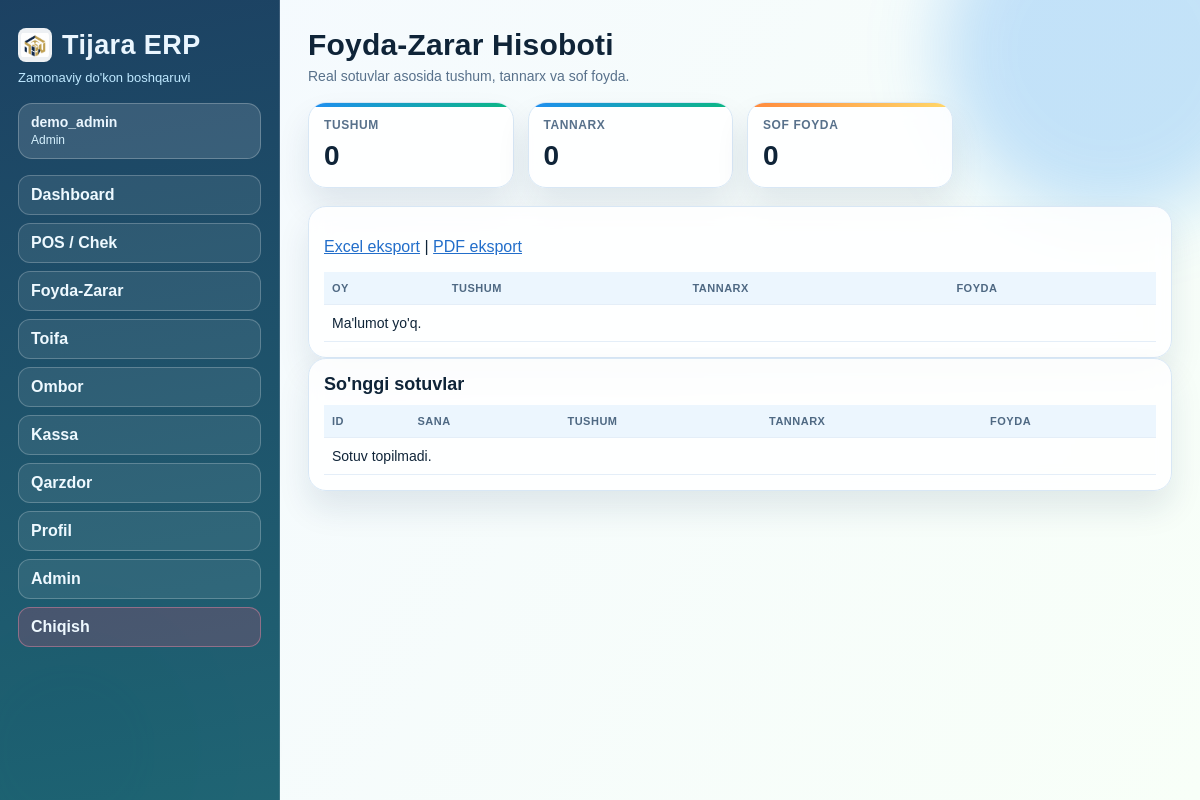
Page /savdo/profit/ (signed in) on the earlier database version.
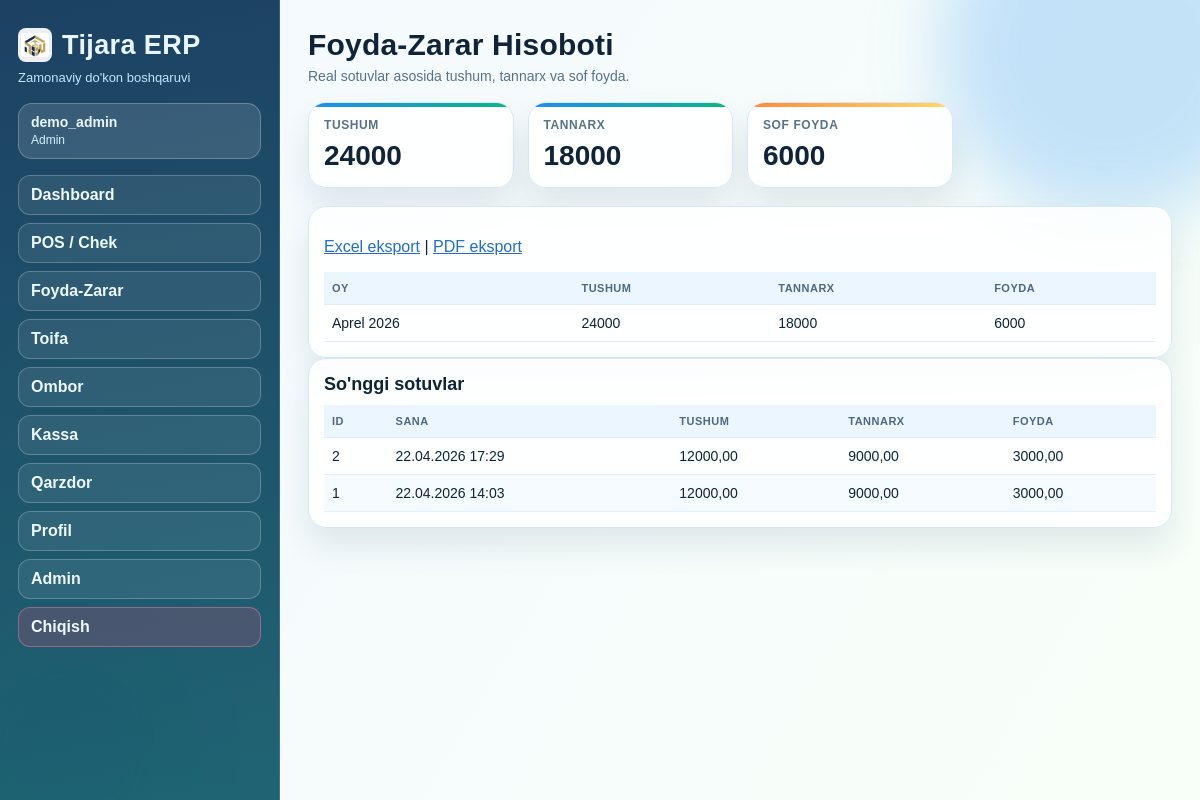
Same page on the later database version.
### savdo/models.py (models this page shows, shortened)
class Sale(models.Model):
    customer_name = models.CharField(max_length=150, blank=True)
    note = models.CharField(max_length=255, blank=True)
    sold_at = models.DateTimeField(default=timezone.now)
    operator = models.ForeignKey(
        settings.AUTH_USER_MODEL, null=True, blank=True, on_delete=models.SET_NULL, related_name="sales"
    )
    cash_account = models.ForeignKey(
        CashAccount, on_delete=models.PROTECT, related_name="sales", null=True, blank=True
    )
    total_amount = models.DecimalField(max_digits=14, decimal_places=2, default=0)
    total_cost = models.DecimalField(max_digits=14, decimal_places=2, default=0)
    profit_amount = models.DecimalField(max_digits=14, decimal_places=2, default=0)
    is_finalized = models.BooleanField(default=False)
    finalized_at = models.DateTimeField(null=True, blank=True)
    created_at = models.DateTimeField(auto_now_add=True)
    class Meta:
        ordering = ["-sold_at"]
        verbose_name = "Sotuv"
        verbose_name_plural = "Sotuvlar"

### savdo/views.py (the view)
# urls.py: path("profit/", views.profit_report, name="web-profit"),
@login_required
def profit_report(request):
    money_field = DecimalField(max_digits=14, decimal_places=2)
    money_zero = Value(0, output_field=money_field)
    totals = Sale.objects.filter(is_finalized=True).aggregate(
        revenue=Coalesce(Sum("total_amount", output_field=money_field), money_zero, output_field=money_field),
        cost=Coalesce(Sum("total_cost", output_field=money_field), money_zero, output_field=money_field),
        profit=Coalesce(Sum("profit_amount", output_field=money_field), money_zero, output_field=money_field),
    )
    by_month = (
        Sale.objects.filter(is_finalized=True)
        .annotate(month=TruncMonth("sold_at"))
        .values("month")
        .annotate(
            revenue=Coalesce(Sum("total_amount", output_field=money_field), money_zero, output_field=money_field),
            cost=Coalesce(Sum("total_cost", output_field=money_field), money_zero, output_field=money_field),
            profit=Coalesce(Sum("profit_amount", output_field=money_field), money_zero, output_field=money_field),
        )
        .order_by("-month")[:12]
    )
    recent_sales = Sale.objects.filter(is_finalized=True).order_by("-sold_at")[:20]
    return render(
        request,
        "profit_report.html",
        {"totals": totals, "by_month": by_month, "recent_sales": recent_sales},
    )

### templates/profit_report.html (shortened to what this page needs)
{% extends "base.html" %}
{% block content %}
<section class="header">
    <h2>Foyda-Zarar Hisoboti</h2>
    <p>Real sotuvlar asosida tushum, tannarx va sof foyda.</p>
</section>
<section class="cards">
    <article class="card"><h3>Tushum</h3><strong>{{ totals.revenue }}</strong></article>
    <article class="card"><h3>Tannarx</h3><strong>{{ totals.cost }}</strong></article>
    <article class="card"><h3>Sof foyda</h3><strong>{{ totals.profit }}</strong></article>
</section>
<section class="panel">
    <p>
        <a href="{% url 'export-sales-excel' %}">Excel eksport</a> |
        <a href="{% url 'export-sales-pdf' %}">PDF eksport</a>
    </p>
    <table>
        <thead><tr><th>Oy</th><th>Tushum</th><th>Tannarx</th><th>Foyda</th></tr></thead>
        <tbody>
            {% for r in by_month %}
            <tr>
                <td>{{ r.month|date:"F Y" }}</td>
                <td>{{ r.revenue }}</td>
                <td>{{ r.cost }}</td>
                <td>{{ r.profit }}</td>
            </tr>
            {% empty %}
            <tr><td colspan="4">Ma'lumot yo'q.</td></tr>
            {% endfor %}
        </tbody>
    </table>
</section>
<section class="panel">
    <h3>So'nggi sotuvlar</h3>
    <table>
        <thead><tr><th>ID</th><th>Sana</th><th>Tushum</th><th>Tannarx</th><th>Foyda</th></tr></thead>
        <tbody>
            {% for s in recent_sales %}
            <tr>
                <td>{{ s.id }}</td>
                <td>{{ s.sold_at|date:"d.m.Y H:i" }}</td>
                <td>{{ s.total_amount }}</td>
                <td>{{ s.total_cost }}</td>
                <td>{{ s.profit_amount }}</td>
            </tr>
            {% empty %}
            <tr><td colspan="5">Sotuv topilmadi.</td></tr>
            {% endfor %}
        </tbody>
    </table>
</section>
{% endblock %}

### templates/base.html (shortened to what this page needs)
{% load static %}
<!DOCTYPE html>
<html lang="uz">
<head>
    <link rel="stylesheet" href="{% static 'css/app.css' %}">
</head>
<body>
    <div class="bg-orb orb-one"></div>
    <div class="bg-orb orb-two"></div>
    <div class="layout">
        <aside class="sidebar">
            <div class="brand-wrap">
                <img class="brand-logo" src="{% static 'img/tijara-logo.png' %}" alt="Tijara logo">
                <h1>Tijara ERP</h1>
            </div>
            <p>Zamonaviy do'kon boshqaruvi</p>
            {% if user.is_authenticated %}
            <div class="user-chip">
                <strong>{{ user.username }}</strong>
                <span>{% if user.is_superuser or user.is_staff %}Admin{% else %}Operator{% endif %}</span>
            </div>
            {% endif %}
            <nav>
                {% if user.is_authenticated %}
                    {% if user.is_superuser or user.is_staff %}
                    <a class="nav-link" href="{% url 'web-dashboard' %}">Dashboard</a>
                    <a class="nav-link" href="{% url 'web-pos' %}">POS / Chek</a>
                    <a class="nav-link" href="{% url 'web-profit' %}">Foyda-Zarar</a>
                    <a class="nav-link" href="{% url 'web-toifa' %}">Toifa</a>
                    <a class="nav-link" href="{% url 'web-ombor' %}">Ombor</a>
                    <a class="nav-link" href="{% url 'web-kassa' %}">Kassa</a>
                    <a class="nav-link" href="{% url 'web-qarzdor' %}">Qarzdor</a>
                    <a class="nav-link" href="{% url 'web-profil' %}">Profil</a>
                    <a class="nav-link" href="/admin/">Admin</a>
                    {% endif %}
                    <a class="nav-link nav-danger" href="{% url 'logout' %}">Chiqish</a>
                {% else %}
                    <a class="nav-link" href="{% url 'login' %}">Kirish</a>
                    <a class="nav-link" href="/admin/login/">Admin kirish</a>
                {% endif %}
            </nav>
        </aside>
        <main class="content">
            {% block content %}{% endblock %}
        </main>
    </div>
</body>
</html>

### static/css/app.css (style rules this page uses)
:root { --bg-1: #f4f9ff; --bg-2: #f8fff8; --text: #0f2438; --muted: #58718b; --line: #d8e7f5; --card: rgba(255, 255, 255, 0.86); --glass: blur(10px); --brand-a: #1f8ef1; --brand-b: #0bb783; --brand-c: #ff8a3d; --danger: #f0446f; --shadow: 0 18px 32px rgba(17, 52, 84, 0.1); }
* { box-sizing: border-box; }
body { margin: 0; font-family: "Sora", "Manrope", sans-serif; color: var(--text); background: linear-gradient(120deg, var(--bg-1), var(--bg-2)); }
a { color: #226eca; }
.bg-orb { position: fixed; border-radius: 999px; pointer-events: none; filter: blur(35px); z-index: 0; animation: drift 12s ease-in-out infinite alternate; }
.orb-one { width: 340px; height: 340px; top: -120px; right: -80px; background: rgba(31, 142, 241, 0.24); }
.orb-two { width: 280px; height: 280px; bottom: -90px; left: -70px; background: rgba(11, 183, 131, 0.2); animation-delay: 0.8s; }
.layout { display: grid; grid-template-columns: 280px 1fr; min-height: 100vh; position: relative; z-index: 2; }
.sidebar { padding: 28px 18px; background: linear-gradient(170deg, rgba(16, 55, 90, 0.95), rgba(20, 92, 108, 0.95)); color: #eaf6ff; border-right: 1px solid rgba(255, 255, 255, 0.14); }
.brand-wrap { display: flex; align-items: center; gap: 10px; }
.brand-logo { width: 34px; height: 34px; object-fit: contain; border-radius: 8px; background: rgba(255, 255, 255, 0.92); padding: 3px; }
.sidebar h1 { margin: 0; font-size: 27px; letter-spacing: 0.4px; }
.sidebar p { margin: 8px 0 18px; color: #bee8ff; font-size: 13px; }
.user-chip { border: 1px solid rgba(255, 255, 255, 0.24); background: rgba(255, 255, 255, 0.12); border-radius: 14px; padding: 10px 12px; margin-bottom: 16px; }
.user-chip strong { display: block; font-size: 14px; }
.user-chip span { font-size: 12px; color: #d7f2ff; }
.sidebar nav { display: flex; flex-direction: column; gap: 8px; }
.nav-link { text-decoration: none; color: #eef9ff; font-weight: 600; border-radius: 12px; padding: 10px 12px; border: 1px solid rgba(255, 255, 255, 0.22); background: rgba(255, 255, 255, 0.08); transition: all 0.2s ease; }
.nav-danger { border-color: rgba(255, 149, 176, 0.4); background: rgba(240, 68, 111, 0.2); }
.content { padding: 28px; }
.header h2 { margin: 0 0 6px; font-size: 30px; letter-spacing: 0.2px; }
.header p { margin: 0 0 18px; color: var(--muted); font-size: 14px; }
.cards { display: grid; grid-template-columns: repeat(auto-fill, minmax(170px, 1fr)); gap: 14px; margin-bottom: 18px; }
.card { background: var(--card); border: 1px solid var(--line); border-radius: 18px; padding: 15px; box-shadow: var(--shadow); backdrop-filter: var(--glass); position: relative; overflow: hidden; }
.card::before { content: ""; position: absolute; top: 0; left: 0; right: 0; height: 4px; background: linear-gradient(90deg, var(--brand-a), var(--brand-b)); }
.cards .card:nth-child(3n)::before { background: linear-gradient(90deg, var(--brand-c), #ffd86a); }
.card h3 { margin: 0; font-size: 12px; color: var(--muted); font-weight: 700; text-transform: uppercase; letter-spacing: 0.6px; }
.card strong { margin-top: 8px; display: block; font-size: 28px; font-weight: 700; }
.panel { background: var(--card); border: 1px solid var(--line); border-radius: 18px; box-shadow: var(--shadow); padding: 15px; backdrop-filter: var(--glass); }
.panel h3 { margin: 0 0 10px; font-size: 18px; }
table { width: 100%; border-collapse: collapse; font-size: 14px; overflow: hidden; }
th, td { border-bottom: 1px solid #e4eef8; text-align: left; padding: 10px 8px; }
tbody tr:nth-child(even) { background: rgba(31, 142, 241, 0.04); }
th { color: #4f6983; font-size: 11px; letter-spacing: 0.5px; text-transform: uppercase; background: rgba(31, 142, 241, 0.08); }

Differences in the rows shown:
added Sale: id "2", sold_at "22.04.2026 17:29", total_amount "12000,00", total_cost "9000,00", profit_amount "3000,00"
added Sale: id "1", sold_at "22.04.2026 14:03", total_amount "12000,00", total_cost "9000,00", profit_amount "3000,00"
Other differences:
{{ totals.revenue }}: "0" → "24000"
{{ totals.cost }}: "0" → "18000"
{{ totals.profit }}: "0" → "6000"
new list line: "Aprel 2026 24000 18000 6000"
text no longer shown: "Ma'lumot yo'q. Sotuv topilmadi."
